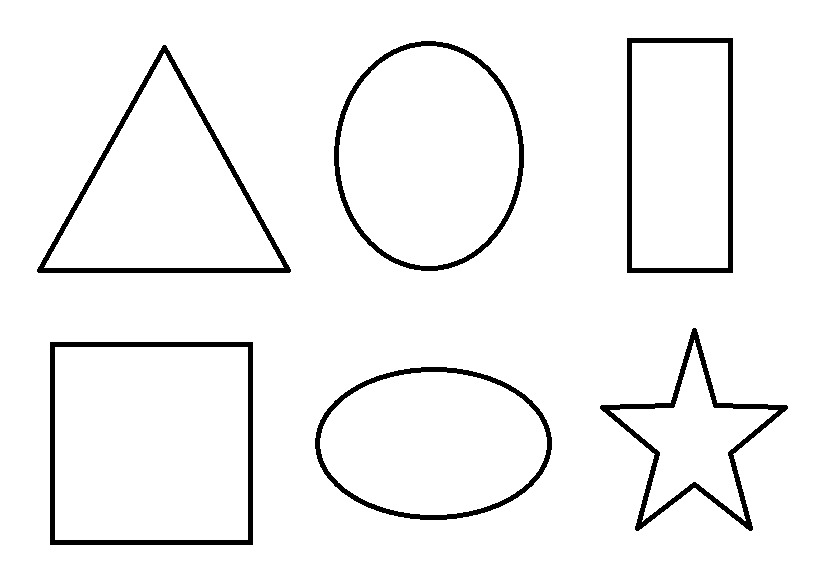
#> input picture Chapter-3/image.jpg, 824 x 568 px
$ python '5-Shape Matching.py'   (Python 2 division)   (older library calls are emulated)
#> lines starting #> are read from the running program, lines starting #| are printed output that depends on the picture; after the words box and inside, x2 and y2 are one past the last pixel; in counts of white or black regions, pixels touching at a corner belong together; long printed decimals are rounded
import cv2

#http://opencv-python-tutroals.readthedocs.io/en/latest/py_tutorials/py_imgproc/py_contours/py_contour_features/py_contour_features.html

#read both the images
ShapesImage =  cv2.imread('image.jpg',0)
#> ShapesImage is the input picture: shape (568, 824); min 0, max 255, mean 243.6
StarImage = cv2.imread('star.jpg',0)
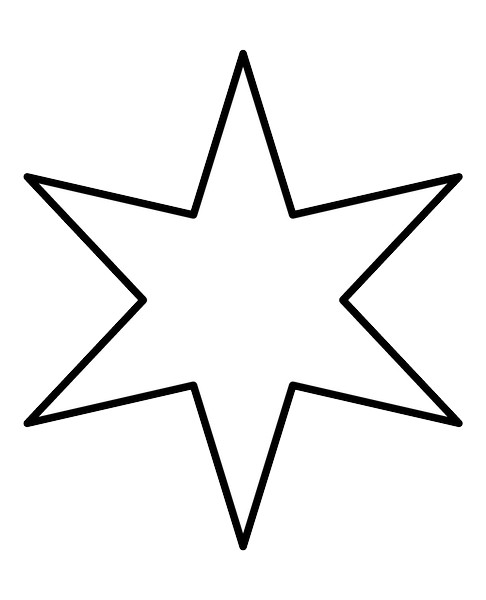
#> input picture Chapter-3/star.jpg, 486 x 600 px
#> StarImage is the input picture: shape (600, 486); min 0, max 255, mean 241.7


ret,Shapethresh = cv2.threshold(ShapesImage,127,255,cv2.THRESH_BINARY_INV)
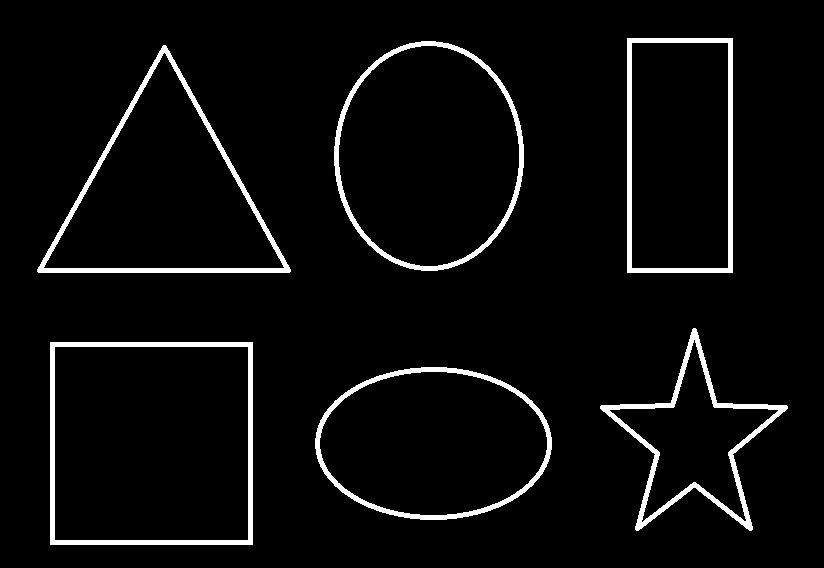
#> Shapethresh: shape (568, 824); 4.5% white; 6 white regions, box (x1, y1, x2, y2) and area: (50, 342, 253, 545) 3960, (37, 45, 291, 273) 3764, (600, 328, 788, 531) 3636, (627, 38, 733, 273) 3310, (334, 41, 524, 271) 3219, (315, 367, 552, 520) 3010
ret,Starthresh = cv2.threshold(StarImage,127,255,cv2.THRESH_BINARY_INV)
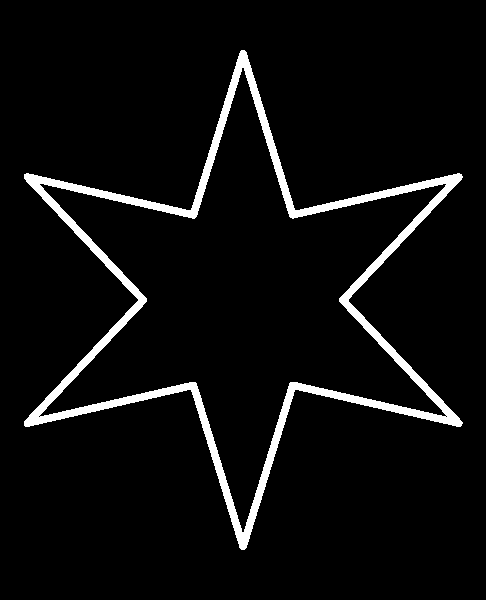
#> Starthresh: shape (600, 486); 5.2% white; 1 white region


image1,Shapecontours, Shapehierarchy = cv2.findContours(Shapethresh.copy(),cv2.RETR_EXTERNAL,cv2.CHAIN_APPROX_SIMPLE)
#> Shapecontours = 6 contours; box (x1, y1, x2, y2) and area: (50, 342, 253, 545) 40804, (334, 41, 524, 271) 33996, (37, 45, 291, 273) 29310, (315, 367, 552, 520) 28184, (627, 38, 733, 273) 24570, (600, 328, 788, 531) 13748; Shapehierarchy = [[1, -1, -1, -1], [2, 0, -1, -1], [3, 1, -1, -1], [4, 2, -1, -1], [5, 3, -1, -1], [-1, 4, -1, -1]]


imag2,Starcontours, Starhierarchy = cv2.findContours(Starthresh.copy(),cv2.RETR_EXTERNAL,cv2.CHAIN_APPROX_SIMPLE)
#> Starcontours = 1 contour; box (x1, y1, x2, y2) and area: (24, 50, 463, 550) 80336; Starhierarchy = [[-1, -1, -1, -1]]

# Finding The Largest Contour in the Matched Image
Starcnt = Starcontours[0]
#> Starcnt = contour of 778 points, box (x1, y1, x2, y2) (24, 50, 463, 550), area 80336


# looping in order to find which image matches in the Target Matched Image
#MatchShapes function return the match value contain the upto how much Percentage of image matched


for c in Shapecontours:
    match = cv2.matchShapes(c, Starcnt, 1, 0.0)
    print match
    if match <0.5:
        closest_contour = c
    else:
        closest_contour = []
#> this loop made 6 passes
#> (match, closest_contour) on passes 2, 6: (0.185, [[50, 342], [50, 544], [252, 544], [252, 342]]), (0.0653, [[627, 38], [627, 272], [732, 272], [732, 38]])
#> match on passes 1, 3, 4, 5: 0.15, 0.0156, 0.0724, 0.204
#| 0.1495
#| 0.1846
#| 0.01564
#| 0.07242
#| 0.2042
#| 0.06526


cv2.drawContours(StarImage,[closest_contour],-1,(0,0,150),3)
cv2.imshow("TargetOutput",StarImage)


cv2.waitKey()
cv2.destroyAllWindows()
